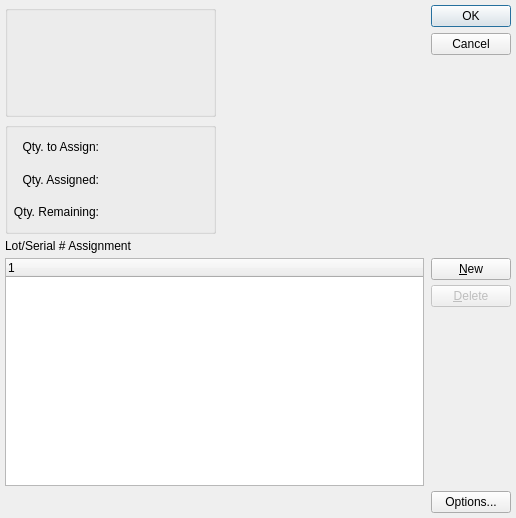
<?xml version="1.0" encoding="UTF-8"?>
<ui version="4.0">
 <comment>This file is part of the xTuple ERP: PostBooks Edition, a free and
open source Enterprise Resource Planning software suite,
Copyright (c) 1999-2011 by OpenMFG LLC, d/b/a xTuple.
It is licensed to you under the Common Public Attribution License
version 1.0, the full text of which (including xTuple-specific Exhibits)
is available at www.xtuple.com/CPAL.  By using this software, you agree
to be bound by its terms.</comment>
 <class>assignLotSerial</class>
 <widget class="QDialog" name="assignLotSerial">
  <property name="geometry">
   <rect>
    <x>0</x>
    <y>0</y>
    <width>516</width>
    <height>518</height>
   </rect>
  </property>
  <property name="windowTitle">
   <string>Assign Lot/Serial #</string>
  </property>
  <layout class="QGridLayout" name="gridLayout_4">
   <item row="0" column="0">
    <layout class="QHBoxLayout" name="horizontalLayout_3">
     <item>
      <layout class="QVBoxLayout" name="verticalLayout">
       <item>
        <widget class="QGroupBox" name="itemGroup">
         <property name="title">
          <string/>
         </property>
         <layout class="QGridLayout" name="gridLayout_3">
          <item row="0" column="0">
           <widget class="ItemCluster" name="_item"/>
          </item>
         </layout>
        </widget>
       </item>
       <item>
        <widget class="QGroupBox" name="_qtyGroup">
         <property name="title">
          <string/>
         </property>
         <layout class="QGridLayout" name="gridLayout_2">
          <item row="0" column="0">
           <layout class="QHBoxLayout" name="horizontalLayout_2">
            <item>
             <layout class="QGridLayout" name="gridLayout">
              <item row="0" column="0">
               <widget class="QLabel" name="_qtyToAssignLit">
                <property name="text">
                 <string>Qty. to Assign:</string>
                </property>
                <property name="alignment">
                 <set>Qt::AlignRight|Qt::AlignTrailing|Qt::AlignVCenter</set>
                </property>
               </widget>
              </item>
              <item row="0" column="1">
               <widget class="XLabel" name="_qtyToAssign">
                <property name="minimumSize">
                 <size>
                  <width>80</width>
                  <height>0</height>
                 </size>
                </property>
                <property name="text">
                 <string/>
                </property>
                <property name="alignment">
                 <set>Qt::AlignRight|Qt::AlignTrailing|Qt::AlignVCenter</set>
                </property>
               </widget>
              </item>
              <item row="1" column="0">
               <widget class="QLabel" name="_qtyAssignedLit">
                <property name="text">
                 <string>Qty. Assigned:</string>
                </property>
                <property name="alignment">
                 <set>Qt::AlignRight|Qt::AlignTrailing|Qt::AlignVCenter</set>
                </property>
               </widget>
              </item>
              <item row="1" column="1">
               <widget class="XLabel" name="_qtyAssigned">
                <property name="minimumSize">
                 <size>
                  <width>80</width>
                  <height>0</height>
                 </size>
                </property>
                <property name="text">
                 <string/>
                </property>
                <property name="alignment">
                 <set>Qt::AlignRight|Qt::AlignTrailing|Qt::AlignVCenter</set>
                </property>
               </widget>
              </item>
              <item row="2" column="0">
               <widget class="QLabel" name="_qtyRemaining">
                <property name="text">
                 <string>Qty. Remaining:</string>
                </property>
                <property name="alignment">
                 <set>Qt::AlignRight|Qt::AlignTrailing|Qt::AlignVCenter</set>
                </property>
               </widget>
              </item>
              <item row="2" column="1">
               <widget class="XLabel" name="_qtyBalance">
                <property name="minimumSize">
                 <size>
                  <width>80</width>
                  <height>0</height>
                 </size>
                </property>
                <property name="text">
                 <string/>
                </property>
                <property name="alignment">
                 <set>Qt::AlignRight|Qt::AlignTrailing|Qt::AlignVCenter</set>
                </property>
               </widget>
              </item>
             </layout>
            </item>
            <item>
             <spacer>
              <property name="orientation">
               <enum>Qt::Horizontal</enum>
              </property>
              <property name="sizeType">
               <enum>QSizePolicy::Expanding</enum>
              </property>
              <property name="sizeHint" stdset="0">
               <size>
                <width>13</width>
                <height>20</height>
               </size>
              </property>
             </spacer>
            </item>
           </layout>
          </item>
         </layout>
        </widget>
       </item>
      </layout>
     </item>
     <item>
      <spacer>
       <property name="orientation">
        <enum>Qt::Horizontal</enum>
       </property>
       <property name="sizeType">
        <enum>QSizePolicy::Expanding</enum>
       </property>
       <property name="sizeHint" stdset="0">
        <size>
         <width>20</width>
         <height>20</height>
        </size>
       </property>
      </spacer>
     </item>
     <item>
      <widget class="QDialogButtonBox" name="_buttonBox">
       <property name="orientation">
        <enum>Qt::Vertical</enum>
       </property>
       <property name="standardButtons">
        <set>QDialogButtonBox::Cancel|QDialogButtonBox::Ok</set>
       </property>
      </widget>
     </item>
    </layout>
   </item>
   <item row="1" column="0">
    <widget class="QLabel" name="_itemlocdistLit">
     <property name="text">
      <string>Lot/Serial # Assignment</string>
     </property>
    </widget>
   </item>
   <item row="2" column="0">
    <layout class="QHBoxLayout">
     <property name="spacing">
      <number>7</number>
     </property>
     <item>
      <widget class="XTreeWidget" name="_itemlocdist"/>
     </item>
     <item>
      <layout class="QVBoxLayout">
       <item>
        <widget class="QPushButton" name="_new">
         <property name="text">
          <string>&amp;New</string>
         </property>
        </widget>
       </item>
       <item>
        <widget class="QPushButton" name="_delete">
         <property name="enabled">
          <bool>false</bool>
         </property>
         <property name="text">
          <string>&amp;Delete</string>
         </property>
        </widget>
       </item>
       <item>
        <spacer>
         <property name="orientation">
          <enum>Qt::Vertical</enum>
         </property>
         <property name="sizeType">
          <enum>QSizePolicy::Expanding</enum>
         </property>
         <property name="sizeHint" stdset="0">
          <size>
           <width>20</width>
           <height>16</height>
          </size>
         </property>
        </spacer>
       </item>
      </layout>
     </item>
    </layout>
   </item>
   <item row="3" column="0">
    <layout class="QHBoxLayout" name="horizontalLayout">
     <item>
      <spacer name="horizontalSpacer">
       <property name="orientation">
        <enum>Qt::Horizontal</enum>
       </property>
       <property name="sizeHint" stdset="0">
        <size>
         <width>40</width>
         <height>20</height>
        </size>
       </property>
      </spacer>
     </item>
     <item>
      <widget class="QPushButton" name="_options">
       <property name="text">
        <string>Options...</string>
       </property>
      </widget>
     </item>
    </layout>
   </item>
  </layout>
 </widget>
 <layoutdefault spacing="5" margin="5"/>
 <pixmapfunction>qPixmapFromMimeSource</pixmapfunction>
 <customwidgets>
  <customwidget>
   <class>ItemCluster</class>
   <extends>QWidget</extends>
   <header>itemcluster.h</header>
   <container>1</container>
  </customwidget>
  <customwidget>
   <class>XLabel</class>
   <extends>QLabel</extends>
   <header>xlabel.h</header>
  </customwidget>
  <customwidget>
   <class>XTreeWidget</class>
   <extends>QTreeWidget</extends>
   <header>xtreewidget.h</header>
   <container>1</container>
  </customwidget>
 </customwidgets>
 <tabstops>
  <tabstop>_item</tabstop>
  <tabstop>_itemlocdist</tabstop>
  <tabstop>_new</tabstop>
  <tabstop>_delete</tabstop>
 </tabstops>
 <resources/>
 <connections>
  <connection>
   <sender>_itemlocdist</sender>
   <signal>valid(bool)</signal>
   <receiver>_delete</receiver>
   <slot>setEnabled(bool)</slot>
   <hints>
    <hint type="sourcelabel">
     <x>20</x>
     <y>20</y>
    </hint>
    <hint type="destinationlabel">
     <x>20</x>
     <y>20</y>
    </hint>
   </hints>
  </connection>
 </connections>
</ui>
